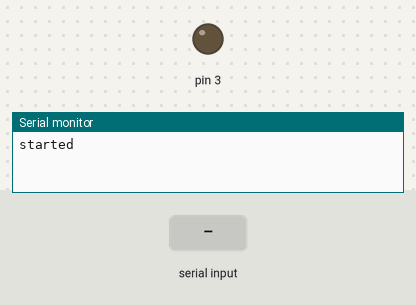
Simulated run of this sketch. Board: Arduino Uno, built with avr-gcc and run on an emulated ATmega328P. On the bench: output pins drawn as LEDs (lit = HIGH), the last lines printed to the serial monitor. Inputs (shaded band) come from the test bench.

Above: at 1.2 s.
1.3 s: "LED_ON\n" received over Serial
At 1.8 s:
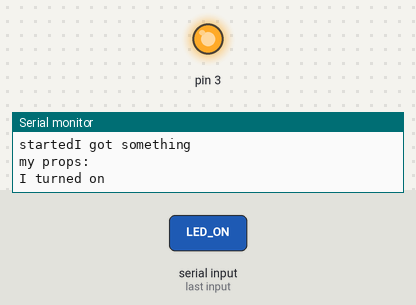
2.8 s: "LED_OFF\n" received over Serial
At 4.1 s:
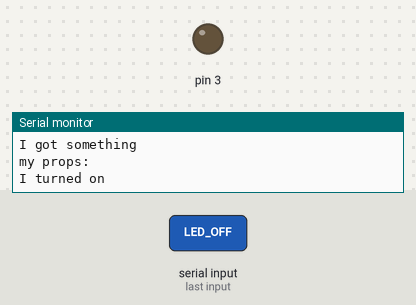
Timing chart, 0 to 5.8 s (numbered marks = the images above; inputs shaded):
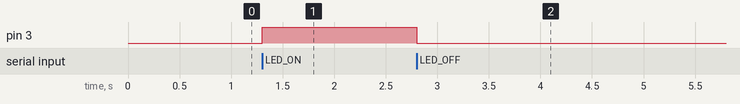

The sketch:

BLUno_hello.ino
```cpp
int incomingByte = 0;
String incoming = "";   // for incoming serial string data


void setup() {
    Serial.begin(115200);               //initial the Serial
    Serial.write("started");

    pinMode(3, OUTPUT);

}


void loop()
{
  if(Serial.available() > 0)
  {
    String terminalText = Serial.readStringUntil('\n');

      Serial.println("I got something");
      Serial.println("my props:");


    if(terminalText == "LED_ON")
    {
      Serial.println("I turned on");
        digitalWrite(3, HIGH);   // turn the LED on (HIGH is the voltage level)

    }

       if(terminalText == "LED_OFF")
    {
      Serial.println("I turned on");
        digitalWrite(3, LOW);   // turn the LED on (HIGH is the voltage level)

    }


  }
}
```

Measured:
- after the input at 1.3 s, pin 3: LOW → HIGH at once
- after the input at 2.8 s, pin 3: HIGH → LOW at once
